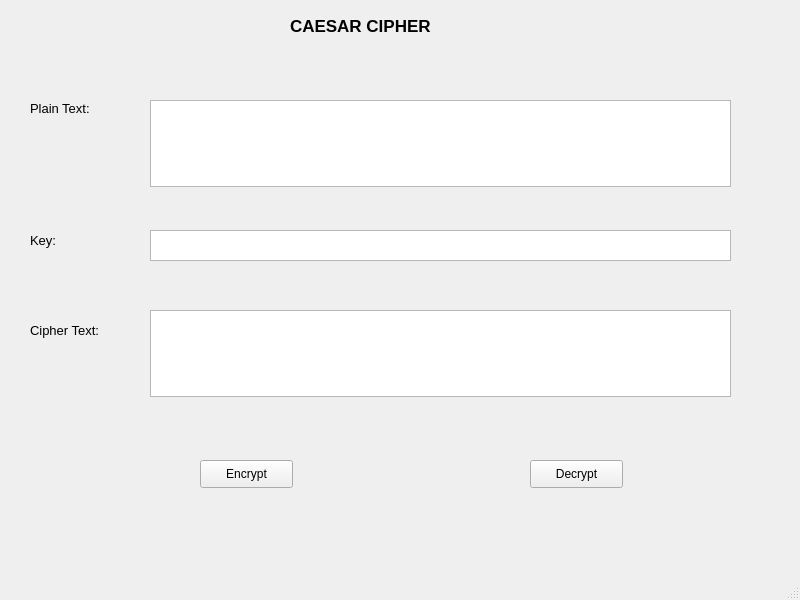
<?xml version="1.0" encoding="UTF-8"?>
<ui version="4.0">
 <class>MainWindow</class>
 <widget class="QMainWindow" name="MainWindow">
  <property name="geometry">
   <rect>
    <x>0</x>
    <y>0</y>
    <width>800</width>
    <height>600</height>
   </rect>
  </property>
  <property name="windowTitle">
   <string>MainWindow</string>
  </property>
  <widget class="QWidget" name="centralwidget">
   <widget class="QLabel" name="lbl_caesarcipher">
    <property name="geometry">
     <rect>
      <x>290</x>
      <y>10</y>
      <width>191</width>
      <height>31</height>
     </rect>
    </property>
    <property name="font">
     <font>
      <pointsize>13</pointsize>
      <weight>75</weight>
      <bold>true</bold>
     </font>
    </property>
    <property name="layoutDirection">
     <enum>Qt::LeftToRight</enum>
    </property>
    <property name="autoFillBackground">
     <bool>false</bool>
    </property>
    <property name="text">
     <string>CAESAR CIPHER</string>
    </property>
    <property name="textFormat">
     <enum>Qt::PlainText</enum>
    </property>
   </widget>
   <widget class="QLabel" name="lbl_plaintext">
    <property name="geometry">
     <rect>
      <x>30</x>
      <y>100</y>
      <width>81</width>
      <height>16</height>
     </rect>
    </property>
    <property name="font">
     <font>
      <pointsize>10</pointsize>
     </font>
    </property>
    <property name="text">
     <string>Plain Text:</string>
    </property>
   </widget>
   <widget class="QLabel" name="lbl_key">
    <property name="geometry">
     <rect>
      <x>30</x>
      <y>230</y>
      <width>91</width>
      <height>21</height>
     </rect>
    </property>
    <property name="font">
     <font>
      <pointsize>10</pointsize>
     </font>
    </property>
    <property name="text">
     <string>Key:</string>
    </property>
   </widget>
   <widget class="QLabel" name="lbl_ciphertext">
    <property name="geometry">
     <rect>
      <x>30</x>
      <y>320</y>
      <width>91</width>
      <height>21</height>
     </rect>
    </property>
    <property name="font">
     <font>
      <pointsize>10</pointsize>
     </font>
    </property>
    <property name="text">
     <string>Cipher Text:</string>
    </property>
   </widget>
   <widget class="QTextEdit" name="txt_plaintext">
    <property name="geometry">
     <rect>
      <x>150</x>
      <y>100</y>
      <width>581</width>
      <height>87</height>
     </rect>
    </property>
   </widget>
   <widget class="QTextEdit" name="txt_key">
    <property name="geometry">
     <rect>
      <x>150</x>
      <y>230</y>
      <width>581</width>
      <height>31</height>
     </rect>
    </property>
   </widget>
   <widget class="QPushButton" name="btn_encrypt">
    <property name="geometry">
     <rect>
      <x>200</x>
      <y>460</y>
      <width>93</width>
      <height>28</height>
     </rect>
    </property>
    <property name="text">
     <string>Encrypt</string>
    </property>
   </widget>
   <widget class="QPushButton" name="btn_decrypt">
    <property name="geometry">
     <rect>
      <x>530</x>
      <y>460</y>
      <width>93</width>
      <height>28</height>
     </rect>
    </property>
    <property name="text">
     <string>Decrypt</string>
    </property>
   </widget>
   <widget class="QTextEdit" name="txt_ciphertext">
    <property name="geometry">
     <rect>
      <x>150</x>
      <y>310</y>
      <width>581</width>
      <height>87</height>
     </rect>
    </property>
   </widget>
  </widget>
  <widget class="QMenuBar" name="menubar">
   <property name="geometry">
    <rect>
     <x>0</x>
     <y>0</y>
     <width>800</width>
     <height>26</height>
    </rect>
   </property>
  </widget>
  <widget class="QStatusBar" name="statusbar"/>
 </widget>
 <resources/>
 <connections/>
</ui>
